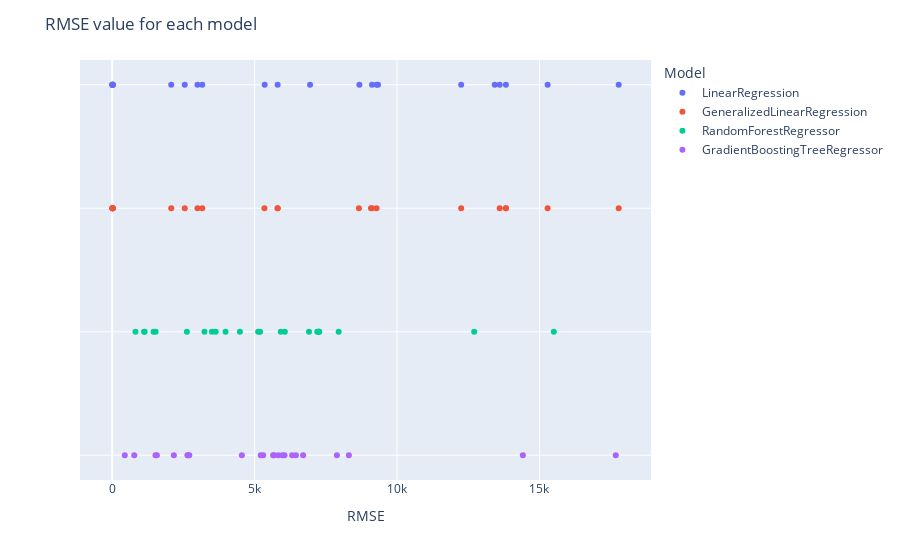

Notebook cell for this chart:
### Code cell
scatter_plot(final_results, "RMSE", "Model", "RMSE value for each model")

### Figure 1 — Plotly figure (JSON) as saved in the notebook; plotly's stock layout.template omitted (floating-point values rounded to 4 significant figures)
{"data": [{"hovertemplate": "Model=%{y}<br>RMSE=%{x}<extra></extra>", "legendgroup": "LinearRegression", "marker": {"color": "#636efa", "symbol": "circle"}, "mode": "markers", "name": "LinearRegression", "orientation": "h", "showlegend": true, "type": "scatter", "x": [17.96, 10.66, 17780.0, 2072.0, 5808.0, 13600.0, 6946.0, 22.96, 11.14, 12250.0, 2548.0, 9120.0, 9280.0, 9332.0, 3.302, 6.209, 2993.0, 3161.0, 13820.0, 15290.0, 5353.0, 13430.0, 8678.0], "xaxis": "x", "y": ["LinearRegression", "LinearRegression", "LinearRegression", "LinearRegression", "LinearRegression", "LinearRegression", "LinearRegression", "LinearRegression", "LinearRegression", "LinearRegression", "LinearRegression", "LinearRegression", "LinearRegression", "LinearRegression", "LinearRegression", "LinearRegression", "LinearRegression", "LinearRegression", "LinearRegression", "LinearRegression", "LinearRegression", "LinearRegression", "LinearRegression"], "yaxis": "y"}, {"hovertemplate": "Model=%{y}<br>RMSE=%{x}<extra></extra>", "legendgroup": "GeneralizedLinearRegression", "marker": {"color": "#EF553B", "symbol": "circle"}, "mode": "markers", "name": "GeneralizedLinearRegression", "orientation": "h", "showlegend": true, "type": "scatter", "x": [17.96, 10.66, 17780.0, 2072.0, 5808.0, 13600.0, 5808.0, 22.96, 11.14, 12250.0, 2548.0, 9120.0, 9280.0, 9084.0, 3.302, 6.209, 2993.0, 3161.0, 13820.0, 15290.0, 5344.0, 13820.0, 8662.0], "xaxis": "x", "y": ["GeneralizedLinearRegression", "GeneralizedLinearRegression", "GeneralizedLinearRegression", "GeneralizedLinearRegression", "GeneralizedLinearRegression", "GeneralizedLinearRegression", "GeneralizedLinearRegression", "GeneralizedLinearRegression", "GeneralizedLinearRegression", "GeneralizedLinearRegression", "GeneralizedLinearRegression", "GeneralizedLinearRegression", "GeneralizedLinearRegression", "GeneralizedLinearRegression", "GeneralizedLinearRegression", "GeneralizedLinearRegression", "GeneralizedLinearRegression", "GeneralizedLinearRegression", "GeneralizedLinearRegression", "GeneralizedLinearRegression", "GeneralizedLinearRegression", "GeneralizedLinearRegression", "GeneralizedLinearRegression"], "yaxis": "y"}, {"hovertemplate": "Model=%{y}<br>RMSE=%{x}<extra></extra>", "legendgroup": "RandomForestRegressor", "marker": {"color": "#00cc96", "symbol": "circle"}, "mode": "markers", "name": "RandomForestRegressor", "orientation": "h", "showlegend": true, "type": "scatter", "x": [3979.0, 3501.0, 5916.0, 4483.0, 7199.0, 7949.0, 6909.0, 3634.0, 3240.0, 6060.0, 5191.0, 7260.0, 7265.0, 7246.0, 1452.0, 816.7, 1117.0, 2621.0, 12710.0, 1139.0, 5124.0, 15500.0, 1525.0], "xaxis": "x", "y": ["RandomForestRegressor", "RandomForestRegressor", "RandomForestRegressor", "RandomForestRegressor", "RandomForestRegressor", "RandomForestRegressor", "RandomForestRegressor", "RandomForestRegressor", "RandomForestRegressor", "RandomForestRegressor", "RandomForestRegressor", "RandomForestRegressor", "RandomForestRegressor", "RandomForestRegressor", "RandomForestRegressor", "RandomForestRegressor", "RandomForestRegressor", "RandomForestRegressor", "RandomForestRegressor", "RandomForestRegressor", "RandomForestRegressor", "RandomForestRegressor", "RandomForestRegressor"], "yaxis": "y"}, {"hovertemplate": "Model=%{y}<br>RMSE=%{x}<extra></extra>", "legendgroup": "GradientBoostingTreeRegressor", "marker": {"color": "#ab63fa", "symbol": "circle"}, "mode": "markers", "name": "GradientBoostingTreeRegressor", "orientation": "h", "showlegend": true, "type": "scatter", "x": [2669.0, 2706.0, 5973.0, 4552.0, 5649.0, 8308.0, 5685.0, 2639.0, 2165.0, 6449.0, 5301.0, 6317.0, 7888.0, 6703.0, 774.9, 441.8, 1519.0, 6049.0, 17680.0, 1569.0, 5214.0, 14420.0, 5832.0], "xaxis": "x", "y": ["GradientBoostingTreeRegressor", "GradientBoostingTreeRegressor", "GradientBoostingTreeRegressor", "GradientBoostingTreeRegressor", "GradientBoostingTreeRegressor", "GradientBoostingTreeRegressor", "GradientBoostingTreeRegressor", "GradientBoostingTreeRegressor", "GradientBoostingTreeRegressor", "GradientBoostingTreeRegressor", "GradientBoostingTreeRegressor", "GradientBoostingTreeRegressor", "GradientBoostingTreeRegressor", "GradientBoostingTreeRegressor", "GradientBoostingTreeRegressor", "GradientBoostingTreeRegressor", "GradientBoostingTreeRegressor", "GradientBoostingTreeRegressor", "GradientBoostingTreeRegressor", "GradientBoostingTreeRegressor", "GradientBoostingTreeRegressor", "GradientBoostingTreeRegressor", "GradientBoostingTreeRegressor"], "yaxis": "y"}], "layout": {"legend": {"title": {"text": "Model"}, "tracegroupgap": 0}, "margin": {"t": 60}, "title": {"text": "RMSE value for each model"}, "xaxis": {"anchor": "y", "domain": [0, 1], "title": {"text": "RMSE"}}, "yaxis": {"anchor": "x", "categoryarray": ["GradientBoostingTreeRegressor", "RandomForestRegressor", "GeneralizedLinearRegression", "LinearRegression"], "categoryorder": "array", "domain": [0, 1], "showticklabels": false, "title": {"text": ""}}}}
